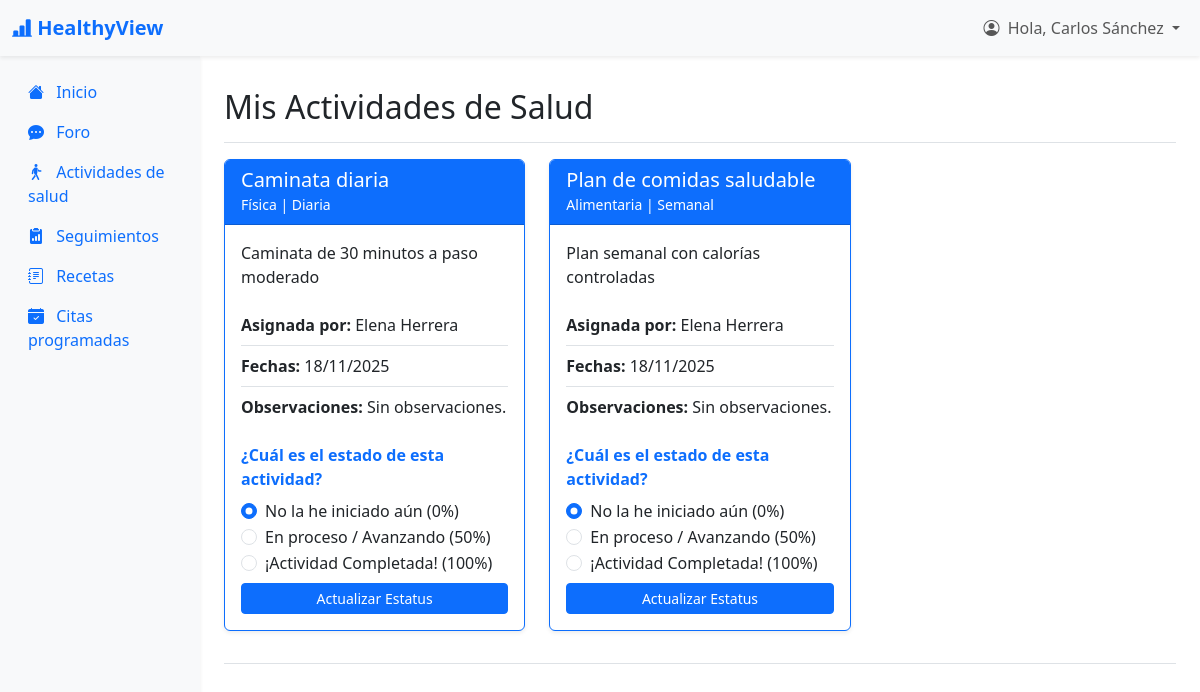
Page /HealthyView/index.php?action=verActividades (signed in) on the committed database.
### tables this page shows
CREATE TABLE actividadPaciente (
    idAsignacion INT AUTO_INCREMENT PRIMARY KEY,
    idActividad INT NOT NULL,
    idPaciente INT NOT NULL,
    idMedico INT NULL,
    fechaAsignacion DATE NOT NULL,
    fechaInicio DATE NULL,
    fechaFin DATE NULL,
    progreso DECIMAL(5,2) DEFAULT 0.0,
    estado ENUM('Activa','Completada','Cancelada') DEFAULT 'Activa',
    observaciones TEXT,
    FOREIGN KEY (idActividad) REFERENCES actividad(idActividad) ON DELETE RESTRICT ON UPDATE CASCADE,
    FOREIGN KEY (idPaciente) REFERENCES paciente(idPaciente) ON DELETE RESTRICT ON UPDATE CASCADE,
    FOREIGN KEY (idMedico) REFERENCES medico(idMedico) ON DELETE SET NULL ON UPDATE CASCADE
);

CREATE TABLE actividad (
    idActividad INT AUTO_INCREMENT PRIMARY KEY,
    nombre VARCHAR(150) NOT NULL,
    tipo ENUM('Física','Alimentaria','Mental','Otro') DEFAULT 'Otro',
    descripcion TEXT,
    frecuencia VARCHAR(80),
    fechaRegistro DATETIME DEFAULT CURRENT_TIMESTAMP
);

### HealthyView/app/controllers/PacienteController.php (called while the page is built, shortened)
<?php
include_once "app/models/PacienteModel.php";
class PacienteController {
    private $model;
    public function __construct($connection) {
        $this->model = new PacienteModel($connection);
    }
    public function verActividades() {
        $idPaciente = $_SESSION['usuario_id'];
        $listaActividades = $this->model->getActividadesDelPaciente($idPaciente);
        $activePage = 'actividades';
        $viewToLoad = 'app/views/paciente/view_actividades.php';
        include_once 'app/views/paciente/layout_paciente.php';
    }
}
?>

### HealthyView/app/models/PacienteModel.php (called while the page is built, shortened)
<?php
class PacienteModel {
    private $connection;
    public function __construct($connection) {
        $this->connection = $connection;
    }
    public function getActividadesDelPaciente($idPaciente) {
        $sql = "SELECT
                    ap.idAsignacion,
                    ap.fechaAsignacion,
                    ap.fechaInicio,
                    ap.fechaFin,
                    ap.progreso,
                    ap.estado,
                    ap.observaciones AS medicoObservaciones,
                    a.nombre AS actividadNombre,
                    a.tipo AS actividadTipo,
                    a.descripcion AS actividadDescripcion,
                    a.frecuencia AS actividadFrecuencia,
                    CONCAT(m.nombre, ' ', m.apellidoPaterno) as medicoNombre
                FROM actividadPaciente ap
                JOIN actividad a ON ap.idActividad = a.idActividad
                LEFT JOIN medico m ON ap.idMedico = m.idMedico
                WHERE ap.idPaciente = ?
                ORDER BY ap.estado ASC, ap.fechaAsignacion DESC";
        try {
            $statement = $this->connection->prepare($sql);
            $statement->bind_param("i", $idPaciente);
            $statement->execute();
            $result = $statement->get_result();
            return $result->fetch_all(MYSQLI_ASSOC);
        } catch (mysqli_sql_exception $e) {
            return [];
        }
    }
}
?>

### HealthyView/app/views/paciente/view_actividades.php (the view, shortened to what this page needs)
<div class="d-flex justify-content-between flex-wrap flex-md-nowrap align-items-center pt-3 pb-2 mb-3 border-bottom">
    <h1 class="h2">Mis Actividades de Salud</h1>
</div>
<div class="row">
    <?php if (empty($listaActividades)): ?>
        <div class="col-12">
            <div class="alert alert-info text-center">
                Tu médico aún no te ha asignado ninguna actividad.
            </div>
        </div>
    <?php else: ?>
        <?php foreach ($listaActividades as $act): ?>
            <div class="col-md-6 col-lg-4 mb-4">
                <div class="card h-100 shadow-sm <?php echo ($act['estado'] == 'Completada') ? 'border-success' : 'border-primary'; ?>">
                    <div class="card-header <?php echo ($act['estado'] == 'Completada') ? 'bg-success text-white' : 'bg-primary text-white'; ?>">
                        <h5 class="mb-0"><?php echo htmlspecialchars($act['actividadNombre']); ?></h5>
                        <small><?php echo htmlspecialchars($act['actividadTipo']); ?> | <?php echo htmlspecialchars($act['actividadFrecuencia']); ?></small>
                    </div>
                    <div class="card-body">
                        <p class="card-text"><?php echo htmlspecialchars($act['actividadDescripcion']); ?></p>
                        <ul class="list-group list-group-flush mb-3">
                            <li class="list-group-item px-0">
                                <strong>Asignada por:</strong> <?php echo htmlspecialchars($act['medicoNombre'] ?? 'Sistema'); ?>
                            </li>
                            <li class="list-group-item px-0">
                                <strong>Fechas:</strong>
                                <?php echo htmlspecialchars(date("d/m/Y", strtotime($act['fechaInicio'] ?? $act['fechaAsignacion']))); ?>
                            </li>
                            <li class="list-group-item px-0">
                                <strong>Observaciones:</strong> <?php echo htmlspecialchars($act['medicoObservaciones'] ?? 'Sin observaciones.'); ?>
                            </li>
                        </ul>
                        <form action="index.php?action=actualizarProgreso" method="POST">
                            <div class="mb-2">
                                <label class="form-label fw-bold text-primary">¿Cuál es el estado de esta actividad?</label>
                                <div class="form-check">
                                    <input class="form-check-input" type="radio" name="respuesta_paciente" id="opcion1-<?php echo $act['idAsignacion']; ?>" value="0" <?php echo ($act['progreso'] < 50) ? 'checked' : ''; ?> <?php echo ($act['estado'] == 'Completada') ? 'disabled' : ''; ?>>
                                    <label class="form-check-label" for="opcion1-<?php echo $act['idAsignacion']; ?>">
                                        No la he iniciado aún (0%)
                                    </label>
                                </div>
                                <div class="form-check">
                                    <input class="form-check-input" type="radio" name="respuesta_paciente" id="opcion2-<?php echo $act['idAsignacion']; ?>" value="50" <?php echo ($act['progreso'] >= 50 && $act['progreso'] < 100) ? 'checked' : ''; ?> <?php echo ($act['estado'] == 'Completada') ? 'disabled' : ''; ?>>
                                    <label class="form-check-label" for="opcion2-<?php echo $act['idAsignacion']; ?>">
                                        En proceso / Avanzando (50%)
                                    </label>
                                </div>
                                <div class="form-check">
                                    <input class="form-check-input" type="radio" name="respuesta_paciente" id="opcion3-<?php echo $act['idAsignacion']; ?>" value="100" <?php echo ($act['progreso'] == 100) ? 'checked' : ''; ?> <?php echo ($act['estado'] == 'Completada') ? 'disabled' : ''; ?>>
                                    <label class="form-check-label" for="opcion3-<?php echo $act['idAsignacion']; ?>">
                                        ¡Actividad Completada! (100%)
                                    </label>
                                </div>
                            </div>
                            <?php if ($act['estado'] != 'Completada'): ?>
                                <div class="d-grid mt-2">
                                    <button type="submit" name="actualizarProgreso" class="btn btn-sm btn-primary">
                                        Actualizar Estatus
                                    </button>
                                </div>
                            <?php endif; ?>
                        </form>
                    </div>
                </div>
            </div>
        <?php endforeach; ?>
    <?php endif; ?>
</div>

### HealthyView/index.php (shortened to what this page needs)
<?php
include_once "config/db_connection.php";
$action = $_GET['action'] ?? 'showLogin';
$publicActions = [
    'showLogin',
    'login',
    'showRegister',
    'register',
    'logout'
];
$apiActions = [
    'getHorariosDisponibles'
];
if (in_array($action, $publicActions)) {
    include_once "app/controllers/AuthController.php";
    $controller = new AuthController($connection);
    if (method_exists($controller, $action)) {
        $controller->$action();
    } else {
        $controller->showLogin("Acción no válida");
    }
}
else if (isset($_SESSION['usuario_id']) && $_SESSION['usuario_tipo'] == 'Paciente') {
    include_once "app/controllers/PacienteController.php";
    $controller = new PacienteController($connection);
    if (method_exists($controller, $action)) {
        $controller->$action();
    } else {
        $controller->dashboard();
    }
}
?>

### HealthyView/app/views/layout/header.php (shortened to what this page needs)
<!DOCTYPE html>
<html lang="es">
<head>
    <link href="https://cdn.jsdelivr.net/npm/bootstrap@5.3.3/dist/css/bootstrap.min.css" rel="stylesheet" xintegrity="sha384-QWTKZyjpPEjISv5WaRU9OFeRpok6YctnYmDr5pNlyT2bRjXh0JMhjY6hW+ALEwIH">
    <link rel="stylesheet" href="https://cdn.jsdelivr.net/npm/bootstrap-icons@1.11.3/font/bootstrap-icons.min.css">
    <link rel="stylesheet" href="public/css/EF08_Ginera_David.css">
    </head>
<body class="<?php echo (isset($isAuthPage) && $isAuthPage) ? 'auth-bg' : ''; ?>">

### HealthyView/app/views/paciente/layout_paciente.php (shortened to what this page needs)
<?php
    include_once __DIR__ . '/../layout/header.php';
?>
<nav class="navbar navbar-expand-lg navbar-light bg-light shadow-sm">
  <div class="container-fluid">
    <a class="navbar-brand fw-bold text-primary" href="index.php?action=dashboard">
        <i class="bi bi-bar-chart-line-fill"></i>
        HealthyView
    </a>
    <div class="collapse navbar-collapse" id="navbarNav">
      <ul class="navbar-nav ms-auto">
        <li class="nav-item dropdown">
            <a class="nav-link dropdown-toggle" href="#" id="navbarDropdownMenuLink" role="button" data-bs-toggle="dropdown" aria-expanded="false">
                <i class="bi bi-person-circle me-1"></i>
                Hola, <?php echo htmlspecialchars($_SESSION['usuario_nombre']); ?>
            </a>
        </li>
      </ul>
    </div>
  </div>
</nav>
<div class="container-fluid">
    <div class="row">
        <nav id="sidebar" class="col-md-3 col-lg-2 d-md-block bg-light sidebar collapse vh-100 shadow-sm">
            <div class="position-sticky pt-3">
                <ul class="nav flex-column">
                    <li class="nav-item">
                        <a class="nav-link <?php echo ($activePage == 'inicio') ? 'active' : ''; ?>" aria-current="page" href="index.php?action=dashboard">
                            <i class="bi bi-house-fill me-2"></i> Inicio
                        </a>
                    </li>
                    <li class="nav-item">
                        <a class="nav-link <?php echo ($activePage == 'foro') ? 'active' : ''; ?>" href="index.php?action=verForo">
                            <i class="bi bi-chat-dots-fill me-2"></i>
                            Foro
                        </a>
                    </li>
                    <li class="nav-item">
                        <a class="nav-link <?php echo ($activePage == 'actividades') ? 'active' : ''; ?>" href="index.php?action=verActividades">
                            <i class="bi bi-person-walking me-2"></i> Actividades de salud
                        </a>
                    </li>
                    <li class="nav-item">
                        <a class="nav-link <?php echo ($activePage == 'seguimientos') ? 'active' : ''; ?>" href="index.php?action=verSeguimientos">
                            <i class="bi bi-clipboard2-data-fill me-2"></i> Seguimientos
                        </a>
                    </li>
                    <li class="nav-item">
                        <a class="nav-link <?php echo ($activePage == 'recetas') ? 'active' : ''; ?>" href="index.php?action=verRecetas">
                            <i class="bi bi-journal-text me-2"></i> Recetas
                        </a>
                    </li>
                    <li class="nav-item">
                        <a class="nav-link <?php echo ($activePage == 'citas') ? 'active' : ''; ?>" href="index.php?action=verCitas">
                            <i class="bi bi-calendar-check-fill me-2"></i> Citas programadas
                        </a>
                    </li>
                </ul>
            </div>
        </nav>
        <main class="col-md-9 ms-sm-auto col-lg-10 px-md-4">
            <div class="pt-3 pb-2 mb-3 border-bottom">
                <?php
                    if (isset($viewToLoad) && file_exists($viewToLoad)) {
                        include_once $viewToLoad;
                    } else {
                        echo '<div class="alert alert-danger">Error: No se pudo cargar el contenido de la vista.</div>';
                    }
                ?>
            </div>
        </main>
    </div>
</div>
<?php
    include_once __DIR__ . '/../layout/footer.php';
?>

### HealthyView/app/views/layout/footer.php (shortened to what this page needs)
</body>
</html>

### rows in the picture
actividadpaciente: idActividad.nombre "Caminata diaria", idActividad.tipo "Física", idActividad.frecuencia "Diaria", idActividad.descripcion "Caminata de 30 minutos a paso moderado", medicoNombre "Elena Herrera", fechaInicio "18/11/2025", observaciones "Sin observaciones.", estado "☑ No la he iniciado aún (0%)", estado "☐ En proceso / Avanzando (50%)", estado "☐ ¡Actividad Completada! (100%)", shows "Actualizar Estatus"
actividadpaciente: idActividad.nombre "Plan de comidas saludable", idActividad.tipo "Alimentaria", idActividad.frecuencia "Semanal", idActividad.descripcion "Plan semanal con calorías controladas", medicoNombre "Elena Herrera", fechaInicio "18/11/2025", observaciones "Sin observaciones.", estado "☑ No la he iniciado aún (0%)", estado "☐ En proceso / Avanzando (50%)", estado "☐ ¡Actividad Completada! (100%)", shows "Actualizar Estatus"

### other values in the picture
$_SESSION['usuario_nombre'] "Carlos Sánchez"
